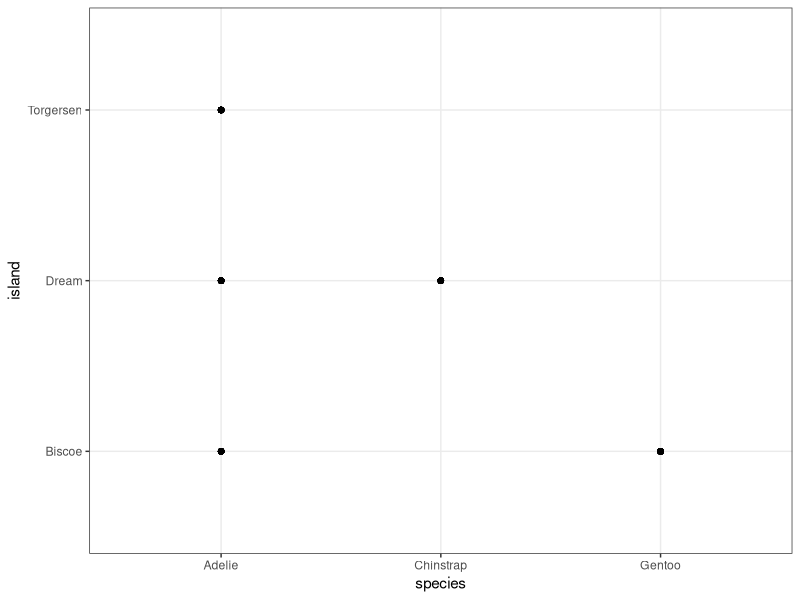

Here is the R script that generated this plot: (Note: this script raises an error after producing the figure.)
# Palmer penguins

library(palmerpenguins)
library(tidyverse)

dat <- penguins

# Where the penguins live:)
dat %>% ggplot() + 
  aes(x = species, y = island) +
  geom_point() + 
  theme_bw()

# penguin weight <3
dat %>% ggplot() + 
  aes(x = species, y = body_mass_g, fill = species) +
  geom_histogram() + 
  theme_bw()
